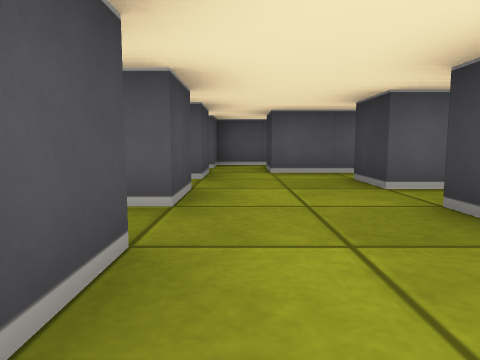
view 1 (above)

17 first-person views from a walk through a cub3D level. The camera is about half as high as the walls, tilts 6° down and sees 70° across. The floor is counted in squares. Each view is taken from the middle of a square. On the plan, view 1 faces up. The plan holds only what a view shows up to about 9 squares ahead; the rest is blank.

view 2
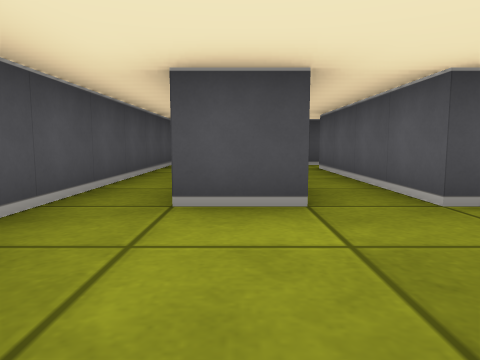

view 3
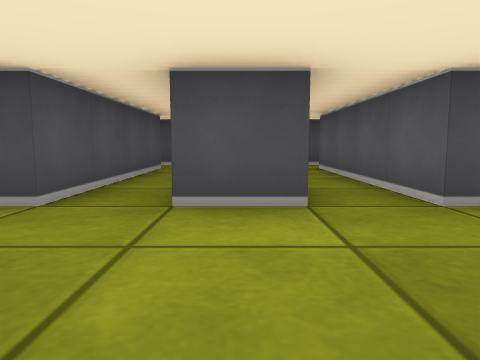

view 4
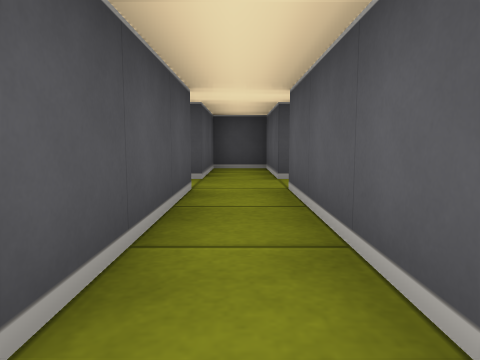

view 5
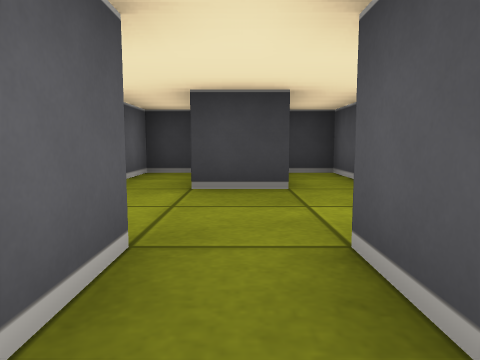

view 6
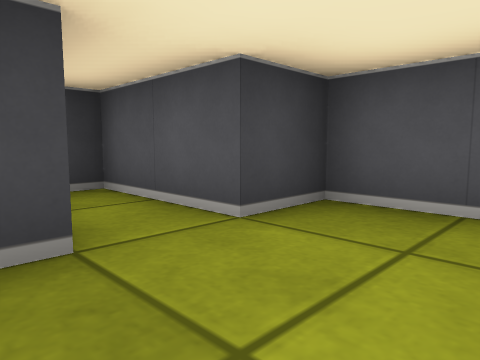

view 7
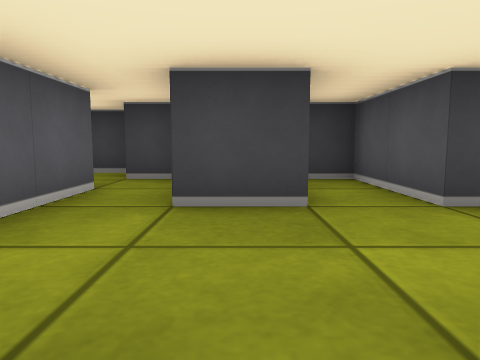

view 8
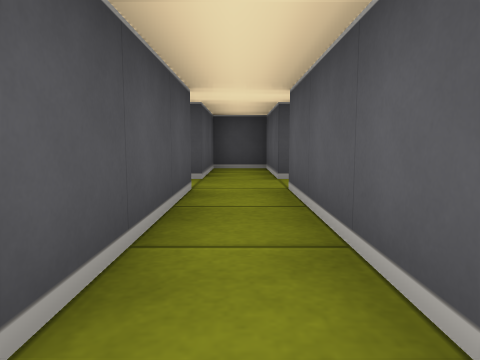

view 9
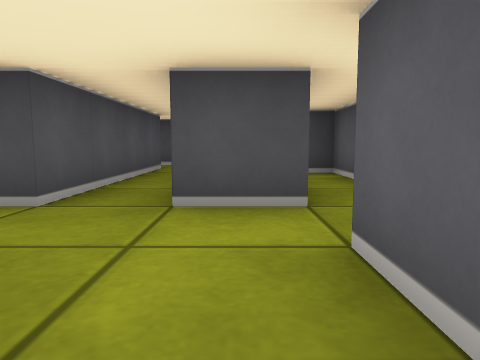

view 10
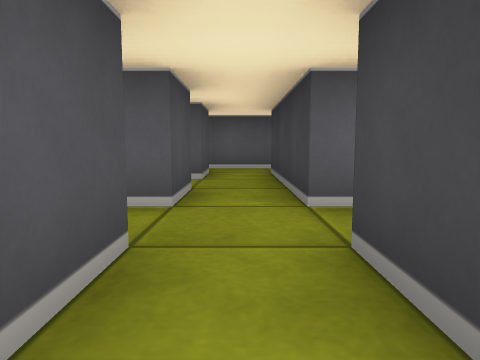

view 11
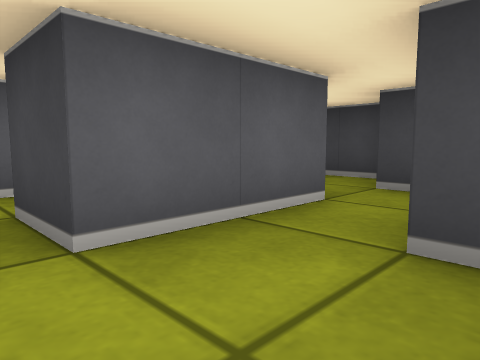

view 12
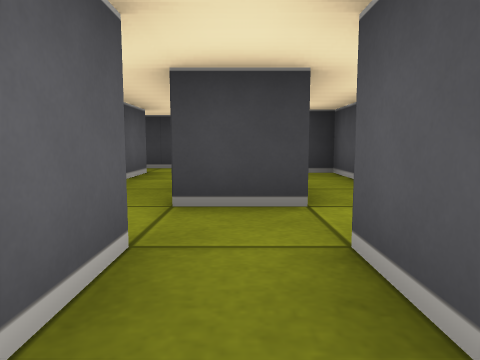

view 13
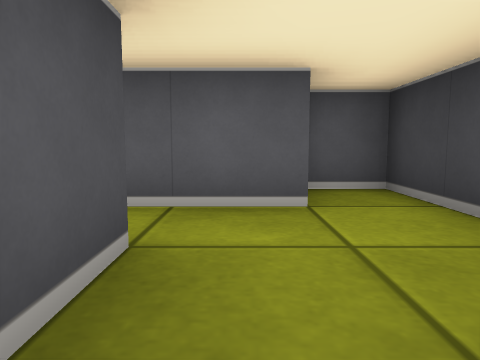

view 14
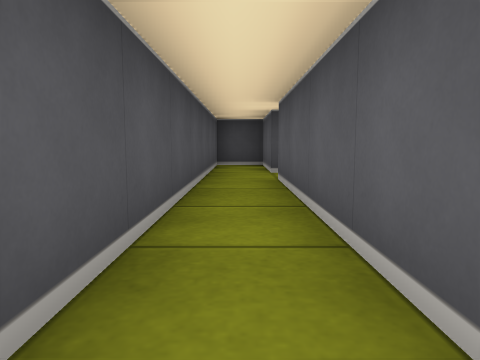

view 15
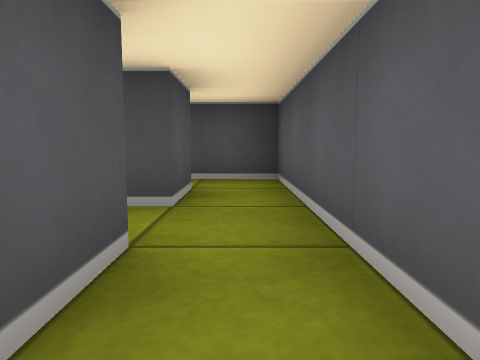

view 16
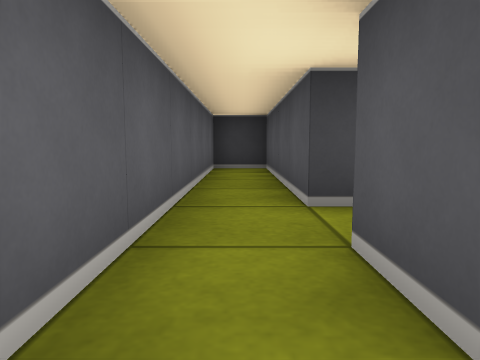

view 17
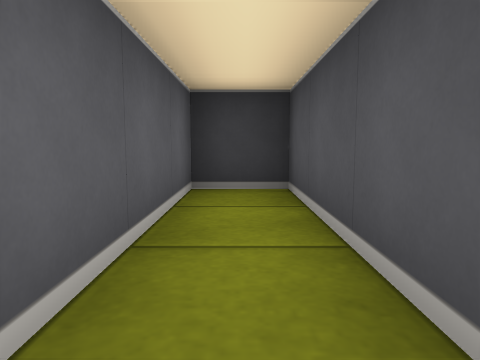

### Floor plan
Ten units are one square. View 1 is at (0, 0); x grows to the right and y downward. Boxes are objects, and circles mark ways between rooms. Rooms are numbered by the first view taken in them; rooms with no view inside come last. Other rooms are left out.
<svg viewBox="-80 -90 130 100">
<path fill="none" stroke="#000" d="M-5 -25 -45 -25 -45 -35 -5 -35 -5 -25M-45 -15 -5 -15 -5 -5 -45 -5M-5 -45 -45 -45M15 -14 15 -25 35 -25 35 -35 15 -35 15 -45M-55 -45 -75 -45 -75 -35 -55 -35 -55 -25 -75 -25 -75 -15 -55 -15 -55 -5 -75 -5 -75 5 15 5 15 -5 35 -5 35 -12M25 -55 5 -55M-14 -55 -5 -55 -5 -45M-5 -65 -35 -65 -35 -60M5 -55 5 -65M5 -75 -5 -75M25 -45 35 -45 35 -55M-65 -75 -55 -75 -55 -65M-55 -55 -55 -45M-45 -45 -45 -75 -5 -75 -5 -85 -75 -85 -75 -72M25 -65 25 -55M36 -75 5 -75M45 -58 45 -85 36 -85M-5 -75 -5 -65"/>
<circle cx="0" cy="-50" r="3" fill="#2a7"/>
<circle cx="20" cy="-50" r="3" fill="#2a7"/>
<circle cx="-50" cy="-50" r="3" fill="#2a7"/>
<circle cx="30" cy="-60" r="3" fill="#2a7"/>
<text x="-20" y="-20">1</text>
<text x="-10" y="-60">2</text>
<text x="30" y="-50">3</text>
<text x="-50" y="-70">4</text>
<text x="30" y="-70">5</text>
</svg>
Room 1 opens to room 2. Room 1 opens to room 3. Room 1 opens to room 4. Room 3 opens to room 5.

Where each view was taken, in squares from view 1:
view 1: 0 up, 0 right, facing up
view 2: 1 up, 2 right, facing left
view 3: 3 up, 2 right, facing left
view 4: 2 up, 1 left, facing left
view 5: 2 up, 2 left, facing right
view 6: 2 up, 0 right, facing down-right
view 7: 4 up, 1 left, facing right
view 8: 4 up, 1 left, facing left
view 9: 5 up, 2 right, facing left
view 10: 2 up, 5 left, facing up
view 11: 4 up, 0 right, facing up-right
view 12: 6 up, 2 left, facing right
view 13: 5 up, 3 right, facing up
view 14: 0 up, 0 right, facing left
view 15: 8 up, 3 left, facing left
view 16: 8 up, 7 left, facing right
view 17: 8 up, 4 left, facing right
